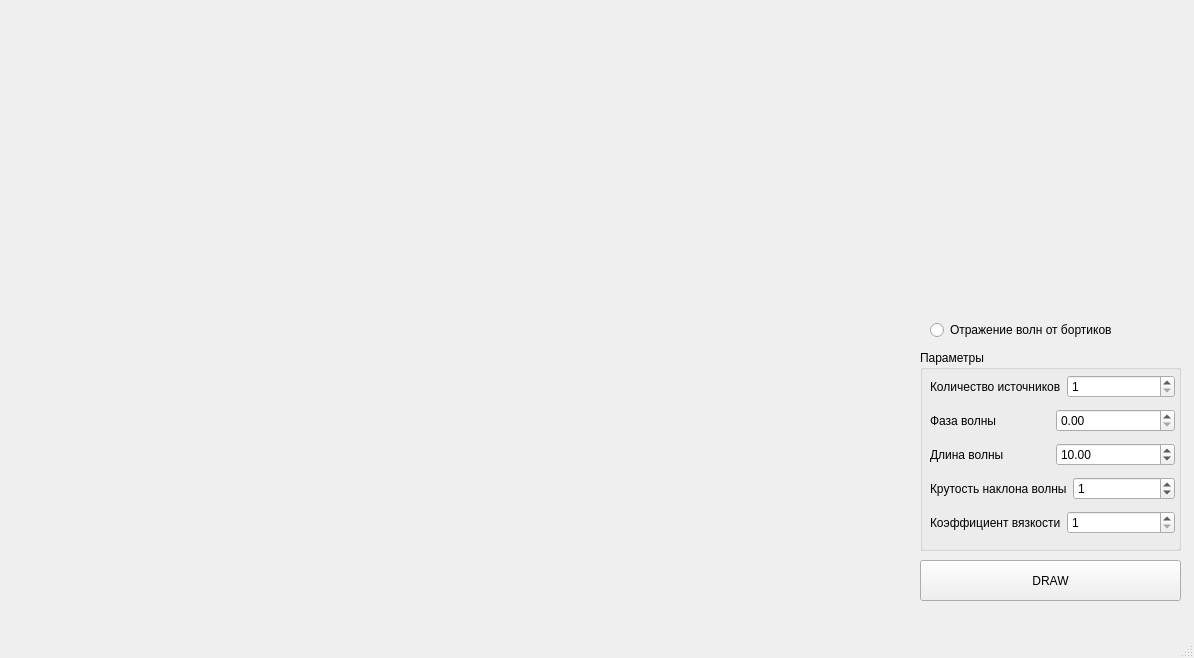
<?xml version="1.0" encoding="UTF-8"?>
<ui version="4.0">
 <class>MainWindow</class>
 <widget class="QMainWindow" name="MainWindow">
  <property name="geometry">
   <rect>
    <x>0</x>
    <y>0</y>
    <width>1194</width>
    <height>658</height>
   </rect>
  </property>
  <property name="windowTitle">
   <string>MainWindow</string>
  </property>
  <widget class="QWidget" name="centralwidget">
   <widget class="Draw2DVector" name="widget" native="true">
    <property name="geometry">
     <rect>
      <x>10</x>
      <y>10</y>
      <width>651</width>
      <height>581</height>
     </rect>
    </property>
   </widget>
   <widget class="QPushButton" name="drawButton">
    <property name="geometry">
     <rect>
      <x>920</x>
      <y>560</y>
      <width>261</width>
      <height>41</height>
     </rect>
    </property>
    <property name="text">
     <string>DRAW</string>
    </property>
   </widget>
   <widget class="QGroupBox" name="groupBox">
    <property name="enabled">
     <bool>true</bool>
    </property>
    <property name="geometry">
     <rect>
      <x>920</x>
      <y>350</y>
      <width>261</width>
      <height>201</height>
     </rect>
    </property>
    <property name="title">
     <string>Параметры</string>
    </property>
    <widget class="QWidget" name="layoutWidget">
     <property name="geometry">
      <rect>
       <x>10</x>
       <y>20</y>
       <width>245</width>
       <height>171</height>
      </rect>
     </property>
     <layout class="QVBoxLayout" name="verticalLayout">
      <item>
       <layout class="QHBoxLayout" name="horizontalLayout_4">
        <item>
         <widget class="QLabel" name="label_4">
          <property name="text">
           <string>Количество источников</string>
          </property>
         </widget>
        </item>
        <item>
         <widget class="QSpinBox" name="sources_input">
          <property name="minimum">
           <number>1</number>
          </property>
          <property name="value">
           <number>1</number>
          </property>
         </widget>
        </item>
       </layout>
      </item>
      <item>
       <layout class="QHBoxLayout" name="horizontalLayout">
        <item>
         <widget class="QLabel" name="label">
          <property name="text">
           <string>Фаза волны</string>
          </property>
         </widget>
        </item>
        <item>
         <widget class="QDoubleSpinBox" name="phase_input"/>
        </item>
       </layout>
      </item>
      <item>
       <layout class="QHBoxLayout" name="horizontalLayout_2">
        <item>
         <widget class="QLabel" name="label_2">
          <property name="text">
           <string>Длина волны</string>
          </property>
         </widget>
        </item>
        <item>
         <widget class="QDoubleSpinBox" name="wavelen_input">
          <property name="maximum">
           <double>99999.990000000005239</double>
          </property>
          <property name="value">
           <double>10.000000000000000</double>
          </property>
         </widget>
        </item>
       </layout>
      </item>
      <item>
       <layout class="QHBoxLayout" name="horizontalLayout_3">
        <item>
         <widget class="QLabel" name="label_3">
          <property name="text">
           <string>Крутость наклона волны</string>
          </property>
         </widget>
        </item>
        <item>
         <widget class="QSpinBox" name="slope_input">
          <property name="value">
           <number>1</number>
          </property>
         </widget>
        </item>
       </layout>
      </item>
      <item>
       <layout class="QHBoxLayout" name="horizontalLayout_5">
        <item>
         <widget class="QLabel" name="label_5">
          <property name="text">
           <string>Коэффициент вязкости</string>
          </property>
         </widget>
        </item>
        <item>
         <widget class="QSpinBox" name="viscosity_input">
          <property name="minimum">
           <number>1</number>
          </property>
          <property name="maximum">
           <number>99999999</number>
          </property>
          <property name="value">
           <number>1</number>
          </property>
         </widget>
        </item>
       </layout>
      </item>
     </layout>
    </widget>
   </widget>
   <widget class="QRadioButton" name="is_reflectible_input">
    <property name="geometry">
     <rect>
      <x>930</x>
      <y>320</y>
      <width>241</width>
      <height>20</height>
     </rect>
    </property>
    <property name="text">
     <string>Отражение волн от бортиков</string>
    </property>
   </widget>
   <widget class="DrawChart" name="chartWidget" native="true">
    <property name="geometry">
     <rect>
      <x>670</x>
      <y>10</y>
      <width>241</width>
      <height>581</height>
     </rect>
    </property>
   </widget>
  </widget>
  <widget class="QMenuBar" name="menubar">
   <property name="geometry">
    <rect>
     <x>0</x>
     <y>0</y>
     <width>1194</width>
     <height>22</height>
    </rect>
   </property>
  </widget>
  <widget class="QStatusBar" name="statusbar"/>
 </widget>
 <customwidgets>
  <customwidget>
   <class>Draw2DVector</class>
   <extends>QWidget</extends>
   <header>draw2dvector.h</header>
   <container>1</container>
  </customwidget>
  <customwidget>
   <class>DrawChart</class>
   <extends>QWidget</extends>
   <header>drawchart.h</header>
   <container>1</container>
  </customwidget>
 </customwidgets>
 <resources/>
 <connections/>
</ui>
